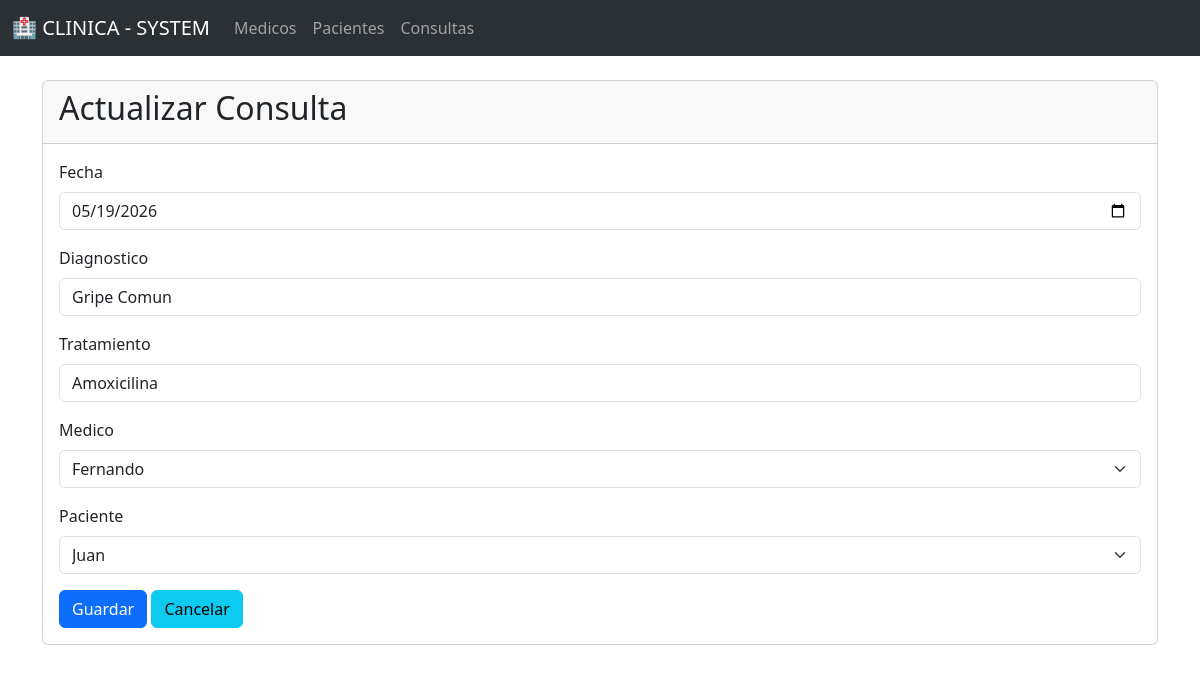
The app's page /consultas/edit/2 with its own data.
### models/consulta_model.py (models this page shows, shortened)
class Consulta(db.Model):
    __tablename__ = "consultas"
    id_consulta = db.Column(db.Integer, primary_key=True)
    fecha = db.Column(db.DateTime, nullable=False)
    diagnostico = db.Column(db.String(100),nullable=False)
    tratamiento = db.Column(db.String(100), nullable=False)
    id_medico = db.Column(db.Integer, db.ForeignKey('medicos.id_medico'), nullable=False)
    id_paciente = db.Column(db.Integer, db.ForeignKey('pacientes.id_paciente'), nullable=False)
    medico = db.relationship("Medico", back_populates="consultas")
    paciente = db.relationship("Paciente", back_populates="consultas")
    @staticmethod
    def get_by_id(id):
        return Consulta.query.get(id)

### models/medico_model.py (models this page shows, shortened)
class Medico(db.Model):
    __tablename__ = "medicos"
    id_medico = db.Column(db.Integer, primary_key=True)
    nombre = db.Column(db.String(80), nullable=False)
    especialidad = db.Column(db.String(80), nullable=False)
    telefono = db.Column(db.Integer, nullable=False)
    correo = db.Column(db.String(120), nullable=False, unique=True)
    consultas = db.relationship("Consulta", back_populates="medico", cascade="all, delete-orphan")
    @staticmethod
    def get_all():
        return Medico.query.all()
    def delete(self):
        db.session.delete(self)
        db.session.commit()

### models/paciente_model.py (models this page shows, shortened)
class Paciente(db.Model):
    __tablename__ = "pacientes"
    id_paciente = db.Column(db.Integer, primary_key=True)
    nombre = db.Column(db.String(80), nullable=False)
    edad = db.Column(db.Integer, nullable=False)
    direccion = db.Column(db.String(200))
    telefono = db.Column(db.Integer, nullable=False)
    consultas = db.relationship("Consulta", back_populates="paciente", cascade="all, delete-orphan")
    @staticmethod
    def get_all():
        return Paciente.query.all()
    def delete(self):
        db.session.delete(self)
        db.session.commit()

### controllers/consulta_controller.py (the view, shortened to what this page needs)
@consulta_bp.route("/edit/<int:id_consult>", methods=["GET", "POST"])
def edit_consult(id_consult):
    consulta = Consulta.get_by_id(id_consult)
    medicos = Medico.get_all()
    pacientes = Paciente.get_all()
    return consulta_views.edit_consult(consulta, medicos, pacientes)

### app.py (called while the page is built)
@app.context_processor
def inject_active_route():
    def is_active(path):
        return "active" if request.path == path else ''
    return dict(is_active = is_active)

### views/consulta_views.py (called while the page is built)
def edit_consult(consulta, medicos, pacientes):
    return render_template("consultas/edit.html", consulta=consulta, medicos=medicos, pacientes=pacientes)

### templates/consultas/edit.html (shortened to what this page needs)
{% extends 'base.html' %}
{% block content %}
<div class="card">
    <div class="card-header">
        <h2>Actualizar Consulta</h2>
    </div>
    <div class="card-body">
        <form action="{{url_for('consulta.edit_consult', id_consult=consulta.id_consulta)}}" method="post">
            <div class="mb-3">
                <label for="fecha" class="form-label">Fecha</label>
                <input type="date" class="form-control" id="fecha" name="fecha" value="{{ consulta.fecha.strftime('%Y-%m-%d') }}" required>
            </div>
            <div class="mb-3">
                <label for="diagnostico" class="form-label">Diagnostico</label>
                <input type="text" class="form-control" id="diagnostico" name="diagnostico" value="{{ consulta.diagnostico }}" required>
            </div>
            <div class="mb-3">
                <label for="tratamiento" class="form-label">Tratamiento</label>
                <input type="text" class="form-control" id="tratamiento" name="tratamiento" value="{{ consulta.tratamiento }}" required>
            </div>
            <div class="mb-3">
                <label for="id_medico" class="form-label">Medico</label>
                <select class="form-select" name="id_medico" id="id_medico">
                    {% for medico in medicos %}
                        <option value="{{ medico.id_medico }}" {% if consulta.id_medico == medico.id_medico %}selected{% endif %}>{{ medico.nombre }}</option>
                    {% endfor %}
                </select>
            </div>
            <div class="mb-3">
                <label for="id_paciente" class="form-label">Paciente</label>
                <select class="form-select" name="id_paciente" id="id_paciente">
                    {% for paciente in pacientes %}
                        <option value="{{ paciente.id_paciente }}" {% if consulta.id_paciente == paciente.id_paciente %}selected{% endif %}>{{ paciente.nombre }}</option>
                    {% endfor %}
                </select>
            </div>
            <button type="submit" class="btn btn-primary">Guardar</button>
            <a href="{{ url_for('consulta.index') }}" class="btn btn-info">Cancelar</a>
        </form>
    </div>
</div>
{% endblock %}

### records on screen
Consulta: fecha "05/19/2026", diagnostico "Gripe Comun", tratamiento "Amoxicilina", id_medico "Fernando", id_paciente "Juan"
